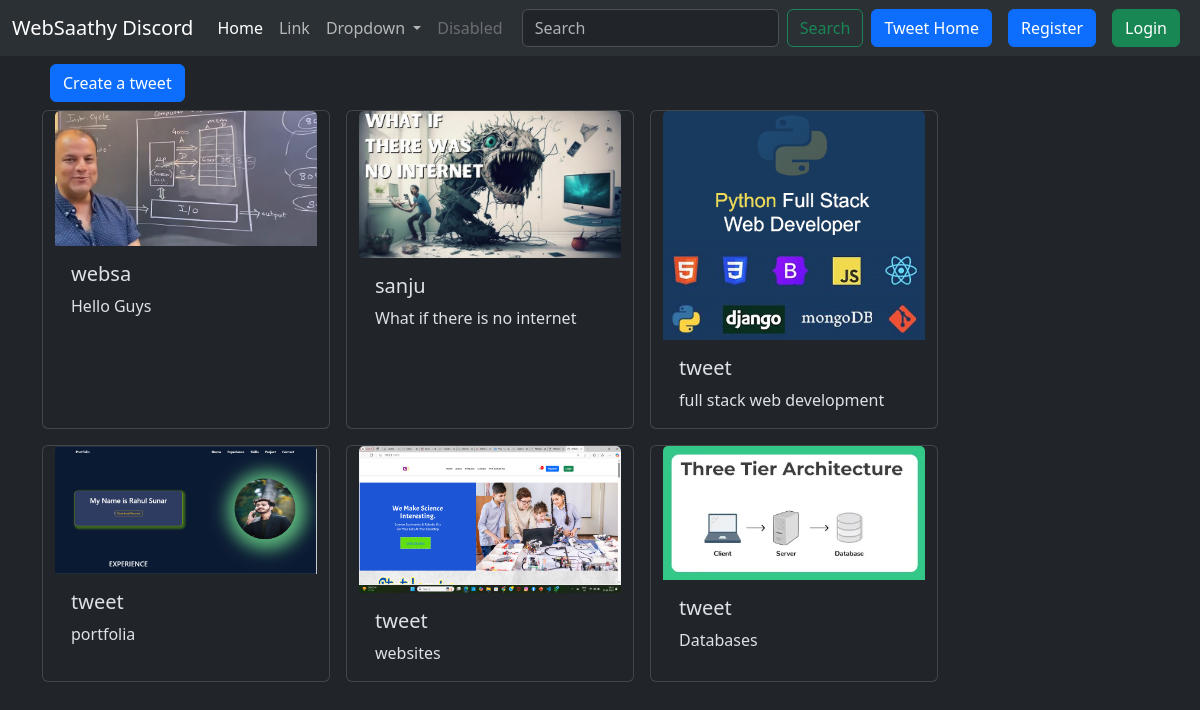
The page / on the database its author committed.
### twitt/models.py (models this page shows, shortened)
class Tweet(models.Model):
    user = models.ForeignKey(User,on_delete=models.CASCADE)
    text = models.TextField(max_length=240)
    photo = models.ImageField(upload_to='photos/',blank=True,null=True)
    created_at = models.DateTimeField(auto_now_add=True)
    updated_at = models.DateTimeField(auto_now=True)

### twitt/views.py (the view)
# urls.py: path("",views.tweet_list,name='tweet_list'),
def tweet_list(request):
    tweet = Tweet.objects.all().order_by('-created_at')
    return render(request,'tweet_list.html',{'tweet':tweet})

### twitt/templates/tweet_list.html (shortened to what this page needs)
{% extends "base.html" %}
{% block content %}
<a href="{% url "tweet_create"%}" class="btn btn-primary m-2" >Create a tweet</a>
<div class="container row gap-3">
   {% for tweet in tweet %}
   <div class="card" style="width: 18rem;">
    {% if tweet.photo %}
    <img src="{{ tweet.photo.url }}" class="card-img-top" alt="...">
{% endif %}
    <div class="card-body">
      <h5 class="card-title">{{tweet.user.username}}</h5>
      <p class="card-text">{{tweet.text}}</p>
    </div>
  </div>
   {% endfor %}
</div>
{% endblock %}

### templates/base.html (shortened to what this page needs)
{% load static %}
<!DOCTYPE html>
<html lang="en" data-bs-theme="dark">
<head>
    <link href="https://cdn.jsdelivr.net/npm/bootstrap@5.3.3/dist/css/bootstrap.min.css" rel="stylesheet">
</head>
</head>
<body>
    <nav class="navbar navbar-expand-lg bg-body-tertiary">
        <div class="container-fluid">
          <a class="navbar-brand" href="#">WebSaathy Discord</a>
          <div class="collapse navbar-collapse" id="navbarSupportedContent">
            <ul class="navbar-nav me-auto mb-2 mb-lg-0">
              <li class="nav-item">
                <a class="nav-link active" aria-current="page" href="#">Home</a>
              </li>
              <li class="nav-item">
                <a class="nav-link" href="#">Link</a>
              </li>
              <li class="nav-item dropdown">
                <a class="nav-link dropdown-toggle" href="#" role="button" data-bs-toggle="dropdown" aria-expanded="false">
                  Dropdown
                </a>
              </li>
              <li class="nav-item">
                <a class="nav-link disabled" aria-disabled="true">Disabled</a>
              </li>
            </ul>
            <form class="d-flex" role="search">
              <input class="form-control me-2" type="search" placeholder="Search" aria-label="Search">
              <button class="btn btn-outline-success" type="submit">Search</button>
            </form>
            <a href="{% url 'tweet_list'%}" class="btn btn-primary mx-2">Tweet Home</a>
            {% if user.is_authenticated %}
            <form action="{% url 'logout'%}" method="post">
              {% csrf_token %}
              <button class="btn btn-danger"type="submit">
                Logout
              </button>
            </form>
            {% else %}
            <a href="{% url 'register'%}" class="btn btn-primary mx-2">Register</a>
            <a href="{% url 'login'%}" class="btn btn-success mx-2">Login</a>
            {% endif %}
          </div>
        </div>
      </nav>
    <div class="container">
        {% block content %}
        {% endblock %}
    </div>
</body>
</html>

### rows shown on the page
Tweet: photo (picture), user.username "websa", text "Hello Guys"
Tweet: photo (picture), user.username "sanju", text "What if there is no internet"
Tweet: photo (picture), user.username "tweet", text "full stack web development"
Tweet: photo (picture), user.username "tweet", text "portfolia"
Tweet: photo (picture), user.username "tweet", text "websites"
Tweet: photo (picture), user.username "tweet", text "Databases"
